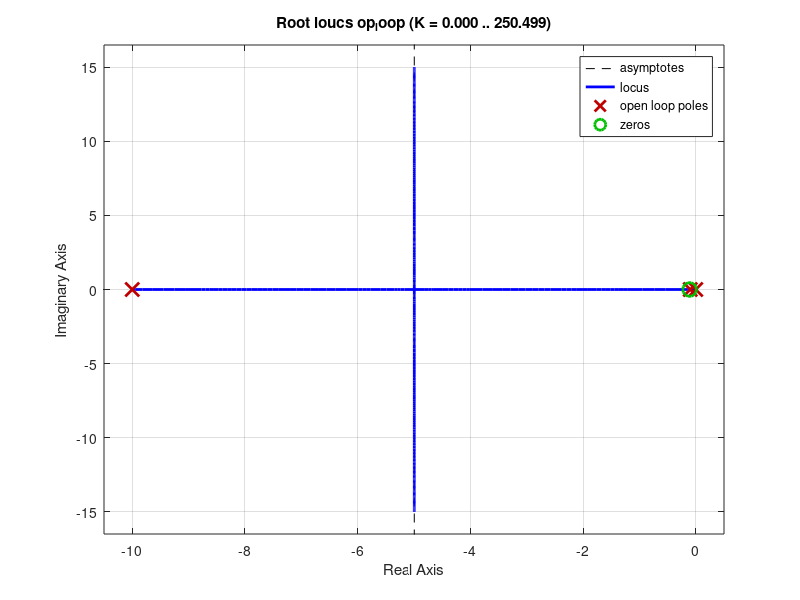
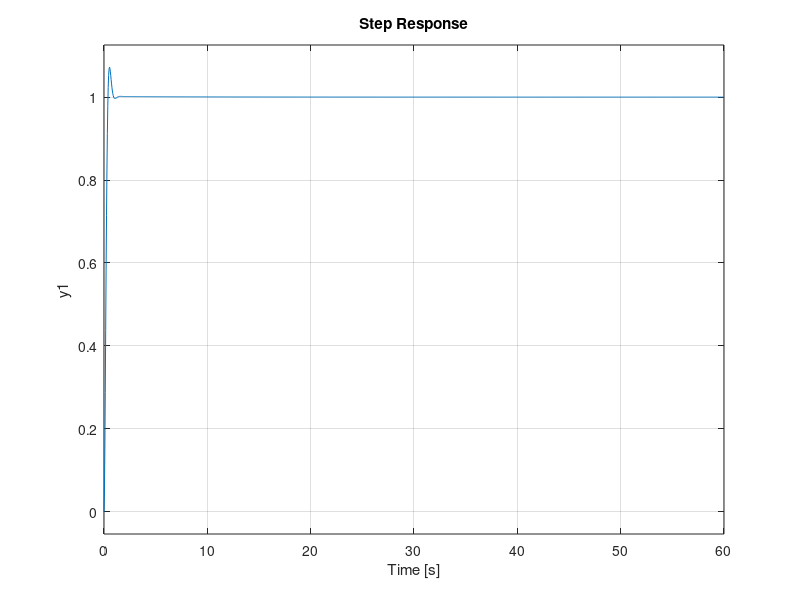

Here is the MATLAB script that generated these plots, in order: (Note: this script raises an error after producing the figures.)
% Iasonas Pavlidis - 9015

clc;
clear;
close all;

% Poles and requirements
p1 = 0;
p2 = 0.1;
p3 = 10;
max_over = 0.08;
max_tr = 0.6;
max_gain = 62.99;
min_damp = 0.63;

% Various zeros near the dominant pole
zer = [0.11 0.13 0.15 0.17 0.20];
c = zer(1);
op_loop = tf([1 c],[1 10.1 1 0])
figure
rlocus(op_loop)

% Gain selection based on max gain and min damping
K = 60;
cl_loop = feedback(K*op_loop,1,-1)

%step response
figure
step(cl_loop)

% step response characteristics
s = stepinfo(cl_loop);
fprintf('Rise Time is : %f seconds. Max val: %f\n',s.RiseTime,max_tr);
fprintf('Overshoot is : %f %%. Max val: %f \n',s.Overshoot,max_over*100);

% PI gains
Kp = K / 25;
Ki = c*Kp;